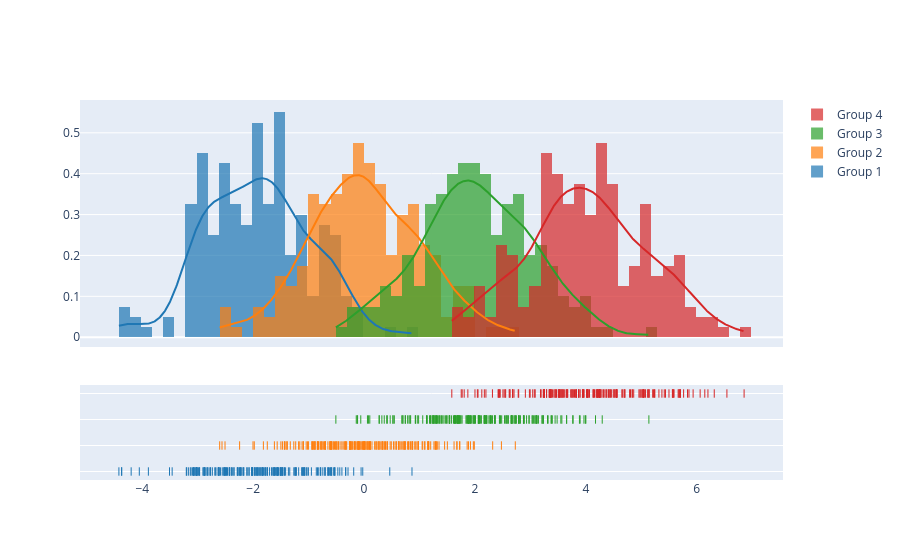

Notebook cell for this chart:
### Code cell
import plotly.figure_factory as ff

# Add histogram data
x1 = np.random.randn(200) - 2
x2 = np.random.randn(200)
x3 = np.random.randn(200) + 2
x4 = np.random.randn(200) + 4

# Group data together
hist_data = [x1, x2, x3, x4]

group_labels = ['Group 1', 'Group 2', 'Group 3', 'Group 4']

# Create distplot with custom bin_size
fig = ff.create_distplot(hist_data, group_labels, bin_size=.2)
fig.show()

### Figure 1 — Plotly figure (JSON) as saved in the notebook; plotly's stock layout.template omitted (floating-point values rounded to 4 significant figures; data arrays with more than 128 entries replaced by an {"elided": "..."} marker saying what was removed)
{"data": [{"autobinx": false, "histnorm": "probability density", "legendgroup": "Group 1", "marker": {"color": "rgb(31, 119, 180)"}, "name": "Group 1", "opacity": 0.7, "type": "histogram", "x": {"elided": "200 float values"}, "xaxis": "x", "xbins": {"end": 0.8644, "size": 0.2, "start": -4.421}, "yaxis": "y"}, {"autobinx": false, "histnorm": "probability density", "legendgroup": "Group 2", "marker": {"color": "rgb(255, 127, 14)"}, "name": "Group 2", "opacity": 0.7, "type": "histogram", "x": {"elided": "200 float values"}, "xaxis": "x", "xbins": {"end": 2.727, "size": 0.2, "start": -2.604}, "yaxis": "y"}, {"autobinx": false, "histnorm": "probability density", "legendgroup": "Group 3", "marker": {"color": "rgb(44, 160, 44)"}, "name": "Group 3", "opacity": 0.7, "type": "histogram", "x": {"elided": "200 float values"}, "xaxis": "x", "xbins": {"end": 5.137, "size": 0.2, "start": -0.5085}, "yaxis": "y"}, {"autobinx": false, "histnorm": "probability density", "legendgroup": "Group 4", "marker": {"color": "rgb(214, 39, 40)"}, "name": "Group 4", "opacity": 0.7, "type": "histogram", "x": {"elided": "200 float values"}, "xaxis": "x", "xbins": {"end": 6.854, "size": 0.2, "start": 1.582}, "yaxis": "y"}, {"legendgroup": "Group 1", "marker": {"color": "rgb(31, 119, 180)"}, "mode": "lines", "name": "Group 1", "showlegend": false, "type": "scatter", "x": {"elided": "500 float values"}, "xaxis": "x", "y": {"elided": "500 float values"}, "yaxis": "y"}, {"legendgroup": "Group 2", "marker": {"color": "rgb(255, 127, 14)"}, "mode": "lines", "name": "Group 2", "showlegend": false, "type": "scatter", "x": {"elided": "500 float values"}, "xaxis": "x", "y": {"elided": "500 float values"}, "yaxis": "y"}, {"legendgroup": "Group 3", "marker": {"color": "rgb(44, 160, 44)"}, "mode": "lines", "name": "Group 3", "showlegend": false, "type": "scatter", "x": {"elided": "500 float values"}, "xaxis": "x", "y": {"elided": "500 float values"}, "yaxis": "y"}, {"legendgroup": "Group 4", "marker": {"color": "rgb(214, 39, 40)"}, "mode": "lines", "name": "Group 4", "showlegend": false, "type": "scatter", "x": {"elided": "500 float values"}, "xaxis": "x", "y": {"elided": "500 float values"}, "yaxis": "y"}, {"legendgroup": "Group 1", "marker": {"color": "rgb(31, 119, 180)", "symbol": "line-ns-open"}, "mode": "markers", "name": "Group 1", "showlegend": false, "type": "scatter", "x": {"elided": "200 float values"}, "xaxis": "x", "y": {"elided": "200 str values"}, "yaxis": "y2"}, {"legendgroup": "Group 2", "marker": {"color": "rgb(255, 127, 14)", "symbol": "line-ns-open"}, "mode": "markers", "name": "Group 2", "showlegend": false, "type": "scatter", "x": {"elided": "200 float values"}, "xaxis": "x", "y": {"elided": "200 str values"}, "yaxis": "y2"}, {"legendgroup": "Group 3", "marker": {"color": "rgb(44, 160, 44)", "symbol": "line-ns-open"}, "mode": "markers", "name": "Group 3", "showlegend": false, "type": "scatter", "x": {"elided": "200 float values"}, "xaxis": "x", "y": {"elided": "200 str values"}, "yaxis": "y2"}, {"legendgroup": "Group 4", "marker": {"color": "rgb(214, 39, 40)", "symbol": "line-ns-open"}, "mode": "markers", "name": "Group 4", "showlegend": false, "type": "scatter", "x": {"elided": "200 float values"}, "xaxis": "x", "y": {"elided": "200 str values"}, "yaxis": "y2"}], "layout": {"barmode": "overlay", "hovermode": "closest", "legend": {"traceorder": "reversed"}, "xaxis": {"anchor": "y2", "domain": [0.0, 1.0], "zeroline": false}, "yaxis": {"anchor": "free", "domain": [0.35, 1], "position": 0.0}, "yaxis2": {"anchor": "x", "domain": [0, 0.25], "dtick": 1, "showticklabels": false}}}
